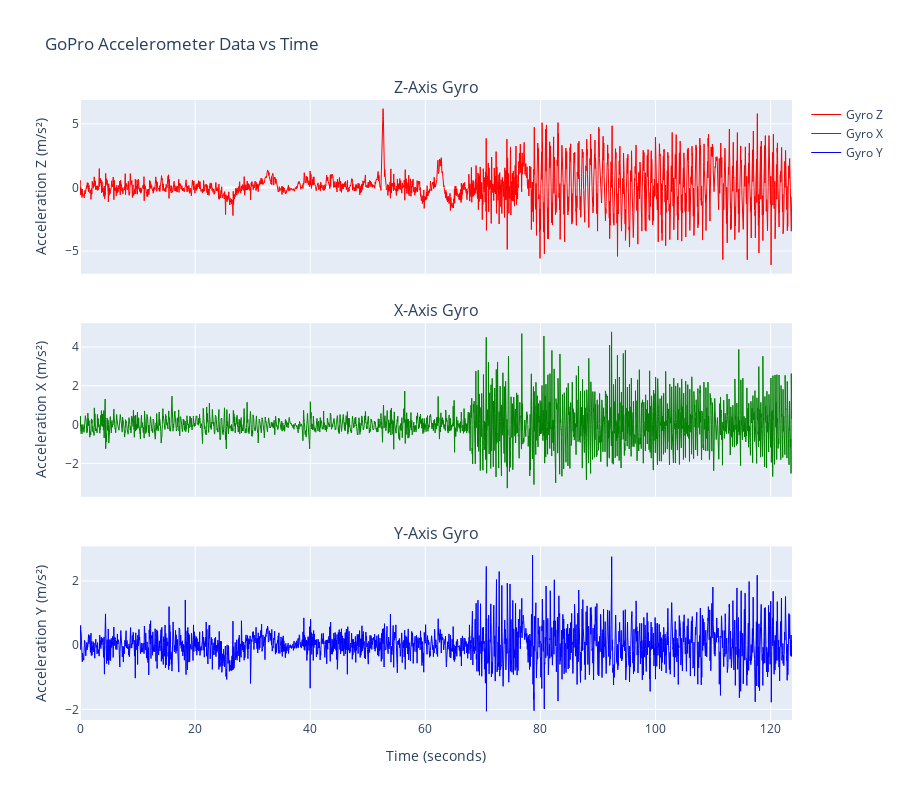

Source (notebook cell):
### Code cell
# Create subplot with 3 rows for X, Y, Z acceleration
fig = make_subplots(
    rows=3, cols=1,
    subplot_titles=('Z-Axis Gyro', 'X-Axis Gyro', 'Y-Axis Gyro'),
    vertical_spacing=0.08,
    shared_xaxes=True
)

# Add X-axis acceleration (row 1)
fig.add_trace(
    go.Scatter(x=gyro_t, y=gyro[:, 0], 
               mode='lines', 
               name='Gyro Z',
               line=dict(color='red', width=1)),
    row=1, col=1
)

# Add Y-axis acceleration (row 2)  
fig.add_trace(
    go.Scatter(x=gyro_t, y=gyro[:, 1], 
               mode='lines', 
               name='Gyro X',
               line=dict(color='green', width=1)),
    row=2, col=1
)

# Add Z-axis acceleration (row 3)
fig.add_trace(
    go.Scatter(x=gyro_t, y=gyro[:, 2], 
               mode='lines', 
               name='Gyro Y',
               line=dict(color='blue', width=1)),
    row=3, col=1
)

# Update layout
fig.update_layout(
    height=800,
    title_text="GoPro Accelerometer Data vs Time",
    showlegend=True
)

# Update x-axis labels
fig.update_xaxes(title_text="Time (seconds)", row=3, col=1)

# Update y-axis labels
fig.update_yaxes(title_text="Acceleration Z (m/s²)", row=1, col=1)
fig.update_yaxes(title_text="Acceleration X (m/s²)", row=2, col=1)
fig.update_yaxes(title_text="Acceleration Y (m/s²)", row=3, col=1)

fig.show()

### Figure 1 — Plotly figure (JSON) as saved in the notebook; plotly's stock layout.template omitted (floating-point values rounded to 4 significant figures; data arrays with more than 128 entries replaced by an {"elided": "..."} marker saying what was removed)
{"data": [{"line": {"color": "red", "width": 1}, "mode": "lines", "name": "Gyro Z", "type": "scatter", "x": {"elided": "24508 float values"}, "xaxis": "x", "y": {"elided": "24508 float values"}, "yaxis": "y"}, {"line": {"color": "green", "width": 1}, "mode": "lines", "name": "Gyro X", "type": "scatter", "x": {"elided": "24508 float values"}, "xaxis": "x2", "y": {"elided": "24508 float values"}, "yaxis": "y2"}, {"line": {"color": "blue", "width": 1}, "mode": "lines", "name": "Gyro Y", "type": "scatter", "x": {"elided": "24508 float values"}, "xaxis": "x3", "y": {"elided": "24508 float values"}, "yaxis": "y3"}], "layout": {"annotations": [{"font": {"size": 16}, "showarrow": false, "text": "Z-Axis Gyro", "x": 0.5, "xanchor": "center", "xref": "paper", "y": 1, "yanchor": "bottom", "yref": "paper"}, {"font": {"size": 16}, "showarrow": false, "text": "X-Axis Gyro", "x": 0.5, "xanchor": "center", "xref": "paper", "y": 0.64, "yanchor": "bottom", "yref": "paper"}, {"font": {"size": 16}, "showarrow": false, "text": "Y-Axis Gyro", "x": 0.5, "xanchor": "center", "xref": "paper", "y": 0.28, "yanchor": "bottom", "yref": "paper"}], "height": 800, "showlegend": true, "title": {"text": "GoPro Accelerometer Data vs Time"}, "xaxis": {"anchor": "y", "domain": [0, 1], "matches": "x3", "showticklabels": false}, "xaxis2": {"anchor": "y2", "domain": [0, 1], "matches": "x3", "showticklabels": false}, "xaxis3": {"anchor": "y3", "domain": [0, 1], "title": {"text": "Time (seconds)"}}, "yaxis": {"anchor": "x", "domain": [0.72, 1], "title": {"text": "Acceleration Z (m/s²)"}}, "yaxis2": {"anchor": "x2", "domain": [0.36, 0.64], "title": {"text": "Acceleration X (m/s²)"}}, "yaxis3": {"anchor": "x3", "domain": [0, 0.28], "title": {"text": "Acceleration Y (m/s²)"}}}}
